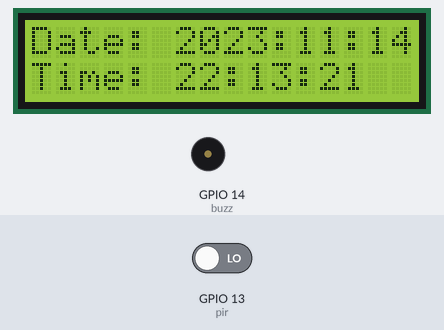
The sketch below on a simulated ESP8266 (NodeMCU). Parts: 16×2 character LCD, buzzer (waves = sounding, pin HIGH). The inputs (shaded band) are chosen by the test bench; at power-on: GPIO 13 (pir) LOW. WiFi joins after 1.5 s; servers stay silent unless stated; the local clock reads 2024-03-15 10:24:30 at power-on unless the sketch sets it.

Above: at 1.9 s.
At 6.1 s:
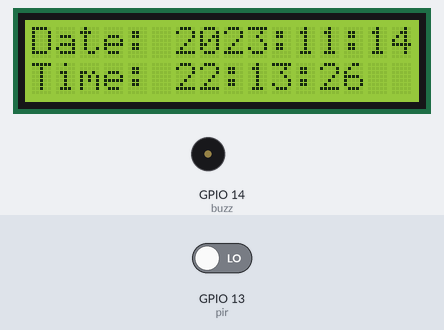
At 10.2 s:
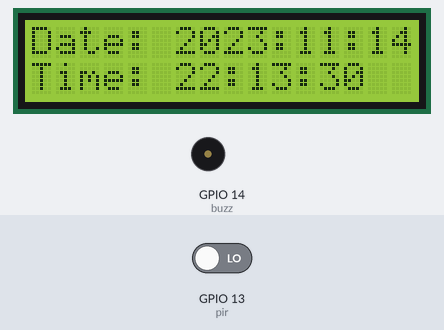
At 19.6 s:
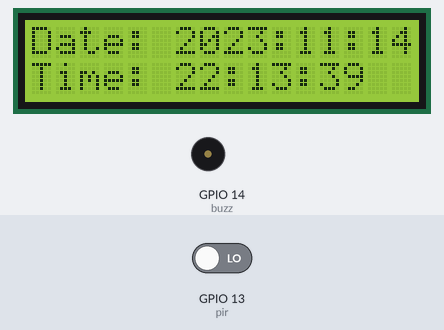
At 28.9 s:
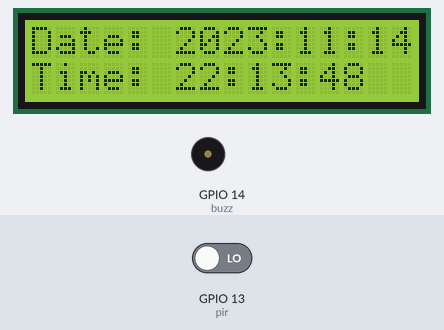
At 38.3 s:
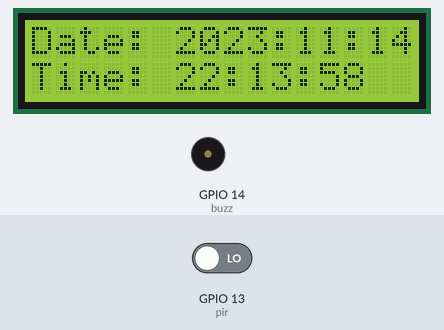

Measured:
- what the display in image 0 shows lasts 1.0 s, from 1.9 s to 2.9 s

The sketch:

Smart_clock.ino
```cpp
#include <BlynkSimpleEsp8266.h>           //Blynk lib
#include <SoftwareSerial.h>               //serial communication lib
#include <RTClib.h>                       //rtc lib
#include <Wire.h>                         //allows to communicate with I2C
#include <LiquidCrystal_I2C.h>            //Lcd lib

SoftwareSerial mySerial(3,1); //rx and tx
LiquidCrystal_I2C lcd(0x3F, 16, 2); //address
RTC_DS1307 RTC;

char auth[] = "7faPc064gvg5_arC6z1GqmCGW7uqa0D*" ;     //authentication
char ssid[] = "Tanu" ;                                 //Wifi credentials
char pass[] = "*******" ;
int h;                           //hour variable
int m;                           //min variable

int val;                         // pirsensor input value
int set_alarm;
int buzz= 14;                    //D5 pin(buzzer)
int pir= 13;                     //D7 pin(pir)
int flag=0;                      //To check is alarm is on or off


// Connection of I2C: Vcc, Gnd, SDA->D2, SCL->D1
// Connection of RTC module: Vcc, Gnd, SDA->D2, SCL->D1
// Connection of buzzer: Gnd, o/p->D5
// Connection of Blynk: Hour->V5, Minute->V6, Set_alarm button->V7
// Connection of pir sensor: Vcc, Gnd, input->D7

void setup()
{
  pinMode(buzz,OUTPUT);
  pinMode(pir,INPUT);
  digitalWrite(13,LOW);
  mySerial.begin(9600);        // Setting the baud rate of GSM Module

  lcd.init();                  //initialize
  lcd.backlight();
  Wire.begin();               // Start the I2C
  RTC.begin();                // Init RTC
  RTC.adjust(DateTime(__DATE__, __TIME__));  //Used to update the rtc’s internal time and date.
  Blynk.begin(auth,ssid,pass);
}


BLYNK_WRITE(V5)
{
  h = param.asInt();             //read i/p of hour from blynk
}
BLYNK_WRITE(V6)
{
  m = param.asInt();            //read i/p of min from blynk
}
BLYNK_WRITE(V7)
{
  set_alarm = param.asInt();    //read i/p of set_alarm from blynk (0 or 1)
}

void loop()
{
  Blynk.run();
  DateTime now = RTC.now(); //get cuurent time and date

  lcd.setCursor(0, 0);    //Display time and date
  lcd.print("Date: ");
  lcd.setCursor(0, 1);
  lcd.print("Time: ");

  lcd.setCursor(6, 0);
  lcd.print(now.year(), DEC);
  lcd.print(":");
  lcd.print(now.month(), DEC);
  lcd.print(":");
  lcd.print(now.day(), DEC);

  lcd.setCursor(6, 1);
  lcd.print(now.hour(), DEC);
  lcd.print(":");
  lcd.print(now.minute(), DEC);
  lcd.print(":");
  lcd.print(now.second(), DEC);
  delay(1000);
  lcd.clear();

val = digitalRead(pir);    //read pir value

if(h==now.hour() and m==now.minute() and set_alarm == 1) //check current time with alarm setup
{
  flag =1;                                              //Alarm time has reached
  lcd.setCursor(0, 0);
  lcd.print("Alarm");
  digitalWrite(buzz, HIGH);                             //Buzzer should blow

  }

if (val == 1 and set_alarm ==1 and flag==1)            //On movements
{
      flag = 0;                                        //Alarm is set off on movement
      digitalWrite(buzz,LOW);
      set_alarm =0;
      mySerial.println("AT+CMGF=1");                  //Sets the GSM Module in Text Mode
      delay(1000);
    mySerial.println("AT+CMGS=\"+917498486850\"\r");  //sends msg to the specified number
    delay(1000);
    mySerial.println("Alarm went off. The person has woken up.");  // The SMS text you want to send
    delay(1000);
    mySerial.println((char)26);               // ASCII code

    }

lcd.clear();

}
```
